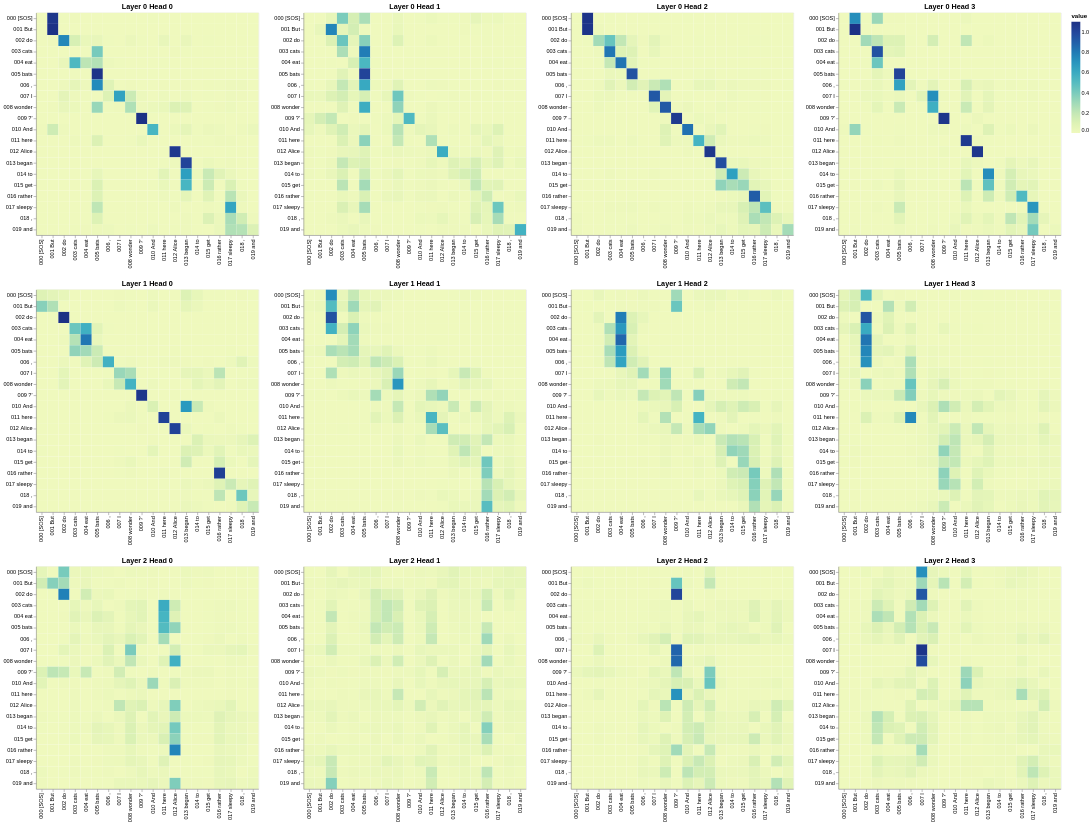

Notebook source saved alongside this figure:
### Code cell
layers = [0, 1, 2]
heads = [0, 1, 2, 3]

# Encoder Self-Attention
get_all_attention_maps("encoder", layers, heads, encoder_input_tokens, encoder_input_tokens, min(20, sentence_len))

### Figure 1 — Vega-Lite specification as saved in the notebook (floating-point values rounded to 4 significant figures; data arrays with more than 128 entries replaced by an {"elided": "..."} marker saying what was removed)
{"config": {"view": {"continuousWidth": 300, "continuousHeight": 300}}, "vconcat": [{"hconcat": [{"data": {"name": "data-d7a5c388888828ec0d44ec98eeca4468"}, "mark": {"type": "rect"}, "encoding": {"color": {"field": "value", "type": "quantitative"}, "tooltip": [{"field": "row", "type": "quantitative"}, {"field": "column", "type": "quantitative"}, {"field": "value", "type": "quantitative"}, {"field": "row_token", "type": "nominal"}, {"field": "col_token", "type": "nominal"}], "x": {"axis": {"title": ""}, "field": "col_token", "type": "nominal"}, "y": {"axis": {"title": ""}, "field": "row_token", "type": "nominal"}}, "height": 400, "name": "view_37c564f1afb7c136_0", "title": "Layer 0 Head 0", "width": 400}, {"data": {"name": "data-04fdc6d1295bb864db7b57541c1e840d"}, "mark": {"type": "rect"}, "encoding": {"color": {"field": "value", "type": "quantitative"}, "tooltip": [{"field": "row", "type": "quantitative"}, {"field": "column", "type": "quantitative"}, {"field": "value", "type": "quantitative"}, {"field": "row_token", "type": "nominal"}, {"field": "col_token", "type": "nominal"}], "x": {"axis": {"title": ""}, "field": "col_token", "type": "nominal"}, "y": {"axis": {"title": ""}, "field": "row_token", "type": "nominal"}}, "height": 400, "name": "view_d8b56de11bc07e26_1", "title": "Layer 0 Head 1", "width": 400}, {"data": {"name": "data-4b246e51a7a853bbd91abab10db6587e"}, "mark": {"type": "rect"}, "encoding": {"color": {"field": "value", "type": "quantitative"}, "tooltip": [{"field": "row", "type": "quantitative"}, {"field": "column", "type": "quantitative"}, {"field": "value", "type": "quantitative"}, {"field": "row_token", "type": "nominal"}, {"field": "col_token", "type": "nominal"}], "x": {"axis": {"title": ""}, "field": "col_token", "type": "nominal"}, "y": {"axis": {"title": ""}, "field": "row_token", "type": "nominal"}}, "height": 400, "name": "view_dd0f5137ca3a8f81_2", "title": "Layer 0 Head 2", "width": 400}, {"data": {"name": "data-e2f3c2626d8446392bbc487ee50cee8c"}, "mark": {"type": "rect"}, "encoding": {"color": {"field": "value", "type": "quantitative"}, "tooltip": [{"field": "row", "type": "quantitative"}, {"field": "column", "type": "quantitative"}, {"field": "value", "type": "quantitative"}, {"field": "row_token", "type": "nominal"}, {"field": "col_token", "type": "nominal"}], "x": {"axis": {"title": ""}, "field": "col_token", "type": "nominal"}, "y": {"axis": {"title": ""}, "field": "row_token", "type": "nominal"}}, "height": 400, "name": "view_a680f994d25fd886_3", "title": "Layer 0 Head 3", "width": 400}]}, {"hconcat": [{"data": {"name": "data-ecc1387023603f373cbc5e2a6bf48379"}, "mark": {"type": "rect"}, "encoding": {"color": {"field": "value", "type": "quantitative"}, "tooltip": [{"field": "row", "type": "quantitative"}, {"field": "column", "type": "quantitative"}, {"field": "value", "type": "quantitative"}, {"field": "row_token", "type": "nominal"}, {"field": "col_token", "type": "nominal"}], "x": {"axis": {"title": ""}, "field": "col_token", "type": "nominal"}, "y": {"axis": {"title": ""}, "field": "row_token", "type": "nominal"}}, "height": 400, "name": "view_101256323f6620b2_0", "title": "Layer 1 Head 0", "width": 400}, {"data": {"name": "data-836b6b96a3edf2ffd81598ee5947206d"}, "mark": {"type": "rect"}, "encoding": {"color": {"field": "value", "type": "quantitative"}, "tooltip": [{"field": "row", "type": "quantitative"}, {"field": "column", "type": "quantitative"}, {"field": "value", "type": "quantitative"}, {"field": "row_token", "type": "nominal"}, {"field": "col_token", "type": "nominal"}], "x": {"axis": {"title": ""}, "field": "col_token", "type": "nominal"}, "y": {"axis": {"title": ""}, "field": "row_token", "type": "nominal"}}, "height": 400, "name": "view_0be38c56313efb24_1", "title": "Layer 1 Head 1", "width": 400}, {"data": {"name": "data-d04462a96a1aaebe1c23af14042efc49"}, "mark": {"type": "rect"}, "encoding": {"color": {"field": "value", "type": "quantitative"}, "tooltip": [{"field": "row", "type": "quantitative"}, {"field": "column", "type": "quantitative"}, {"field": "value", "type": "quantitative"}, {"field": "row_token", "type": "nominal"}, {"field": "col_token", "type": "nominal"}], "x": {"axis": {"title": ""}, "field": "col_token", "type": "nominal"}, "y": {"axis": {"title": ""}, "field": "row_token", "type": "nominal"}}, "height": 400, "name": "view_5aa32fc3565a8d05_2", "title": "Layer 1 Head 2", "width": 400}, {"data": {"name": "data-e3a4bd2ddf27cadb6f00eaf9150906b7"}, "mark": {"type": "rect"}, "encoding": {"color": {"field": "value", "type": "quantitative"}, "tooltip": [{"field": "row", "type": "quantitative"}, {"field": "column", "type": "quantitative"}, {"field": "value", "type": "quantitative"}, {"field": "row_token", "type": "nominal"}, {"field": "col_token", "type": "nominal"}], "x": {"axis": {"title": ""}, "field": "col_token", "type": "nominal"}, "y": {"axis": {"title": ""}, "field": "row_token", "type": "nominal"}}, "height": 400, "name": "view_c2fca947a0c25dda_3", "title": "Layer 1 Head 3", "width": 400}]}, {"hconcat": [{"data": {"name": "data-0159fa5f4b8d8d1a45f266865789bf2d"}, "mark": {"type": "rect"}, "encoding": {"color": {"field": "value", "type": "quantitative"}, "tooltip": [{"field": "row", "type": "quantitative"}, {"field": "column", "type": "quantitative"}, {"field": "value", "type": "quantitative"}, {"field": "row_token", "type": "nominal"}, {"field": "col_token", "type": "nominal"}], "x": {"axis": {"title": ""}, "field": "col_token", "type": "nominal"}, "y": {"axis": {"title": ""}, "field": "row_token", "type": "nominal"}}, "height": 400, "name": "view_eb9d32683d2c2b7a_0", "title": "Layer 2 Head 0", "width": 400}, {"data": {"name": "data-8b4d93dd6e753e6395a0808c37c0fcd2"}, "mark": {"type": "rect"}, "encoding": {"color": {"field": "value", "type": "quantitative"}, "tooltip": [{"field": "row", "type": "quantitative"}, {"field": "column", "type": "quantitative"}, {"field": "value", "type": "quantitative"}, {"field": "row_token", "type": "nominal"}, {"field": "col_token", "type": "nominal"}], "x": {"axis": {"title": ""}, "field": "col_token", "type": "nominal"}, "y": {"axis": {"title": ""}, "field": "row_token", "type": "nominal"}}, "height": 400, "name": "view_6637cef8995a903a_1", "title": "Layer 2 Head 1", "width": 400}, {"data": {"name": "data-2945572e87c2936fe73b814fc0129dc3"}, "mark": {"type": "rect"}, "encoding": {"color": {"field": "value", "type": "quantitative"}, "tooltip": [{"field": "row", "type": "quantitative"}, {"field": "column", "type": "quantitative"}, {"field": "value", "type": "quantitative"}, {"field": "row_token", "type": "nominal"}, {"field": "col_token", "type": "nominal"}], "x": {"axis": {"title": ""}, "field": "col_token", "type": "nominal"}, "y": {"axis": {"title": ""}, "field": "row_token", "type": "nominal"}}, "height": 400, "name": "view_c5c495c4366101ad_2", "title": "Layer 2 Head 2", "width": 400}, {"data": {"name": "data-d572b4c88564ac89f9b5d8aad22743ee"}, "mark": {"type": "rect"}, "encoding": {"color": {"field": "value", "type": "quantitative"}, "tooltip": [{"field": "row", "type": "quantitative"}, {"field": "column", "type": "quantitative"}, {"field": "value", "type": "quantitative"}, {"field": "row_token", "type": "nominal"}, {"field": "col_token", "type": "nominal"}], "x": {"axis": {"title": ""}, "field": "col_token", "type": "nominal"}, "y": {"axis": {"title": ""}, "field": "row_token", "type": "nominal"}}, "height": 400, "name": "view_6cdd1295012fde91_3", "title": "Layer 2 Head 3", "width": 400}]}], "params": [{"name": "param_1e9efca18e7a2868", "select": {"type": "interval", "encodings": ["x", "y"]}, "bind": "scales", "views": ["view_37c564f1afb7c136_0", "view_d8b56de11bc07e26_1", "view_dd0f5137ca3a8f81_2", "view_a680f994d25fd886_3", "view_101256323f6620b2_0", "view_0be38c56313efb24_1", "view_5aa32fc3565a8d05_2", "view_c2fca947a0c25dda_3", "view_eb9d32683d2c2b7a_0", "view_6637cef8995a903a_1", "view_c5c495c4366101ad_2", "view_6cdd1295012fde91_3"]}], "$schema": "https://vega.github.io/schema/vega-lite/v6.1.0.json", "datasets": {"data-d7a5c388888828ec0d44ec98eeca4468": {"elided": "400 records"}, "data-04fdc6d1295bb864db7b57541c1e840d": {"elided": "400 records"}, "data-4b246e51a7a853bbd91abab10db6587e": {"elided": "400 records"}, "data-e2f3c2626d8446392bbc487ee50cee8c": {"elided": "400 records"}, "data-ecc1387023603f373cbc5e2a6bf48379": {"elided": "400 records"}, "data-836b6b96a3edf2ffd81598ee5947206d": {"elided": "400 records"}, "data-d04462a96a1aaebe1c23af14042efc49": {"elided": "400 records"}, "data-e3a4bd2ddf27cadb6f00eaf9150906b7": {"elided": "400 records"}, "data-0159fa5f4b8d8d1a45f266865789bf2d": {"elided": "400 records"}, "data-8b4d93dd6e753e6395a0808c37c0fcd2": {"elided": "400 records"}, "data-2945572e87c2936fe73b814fc0129dc3": {"elided": "400 records"}, "data-d572b4c88564ac89f9b5d8aad22743ee": {"elided": "400 records"}}}
